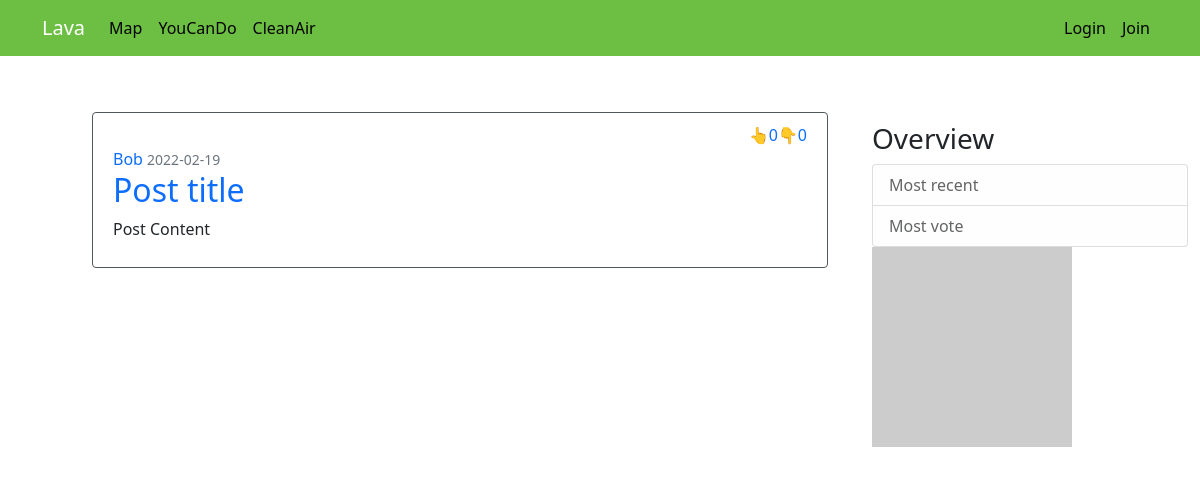
The page /lava on the database as committed earlier.
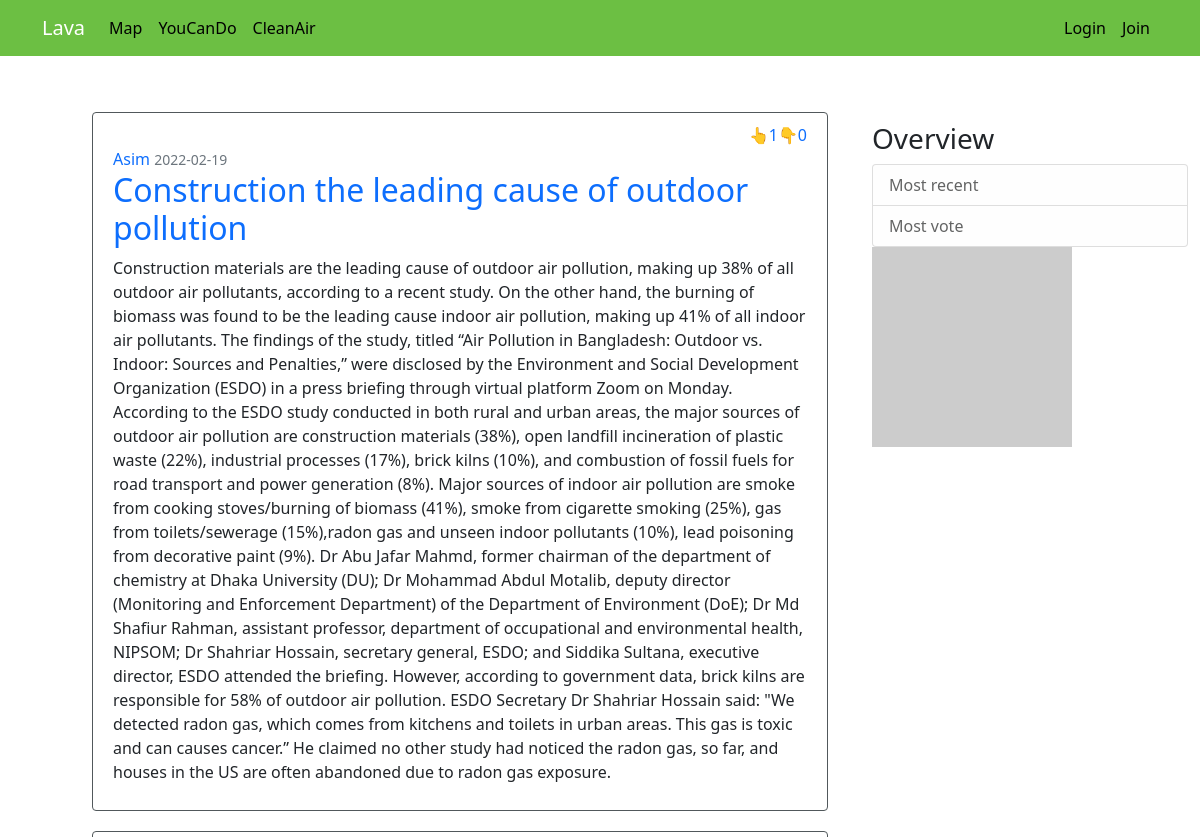
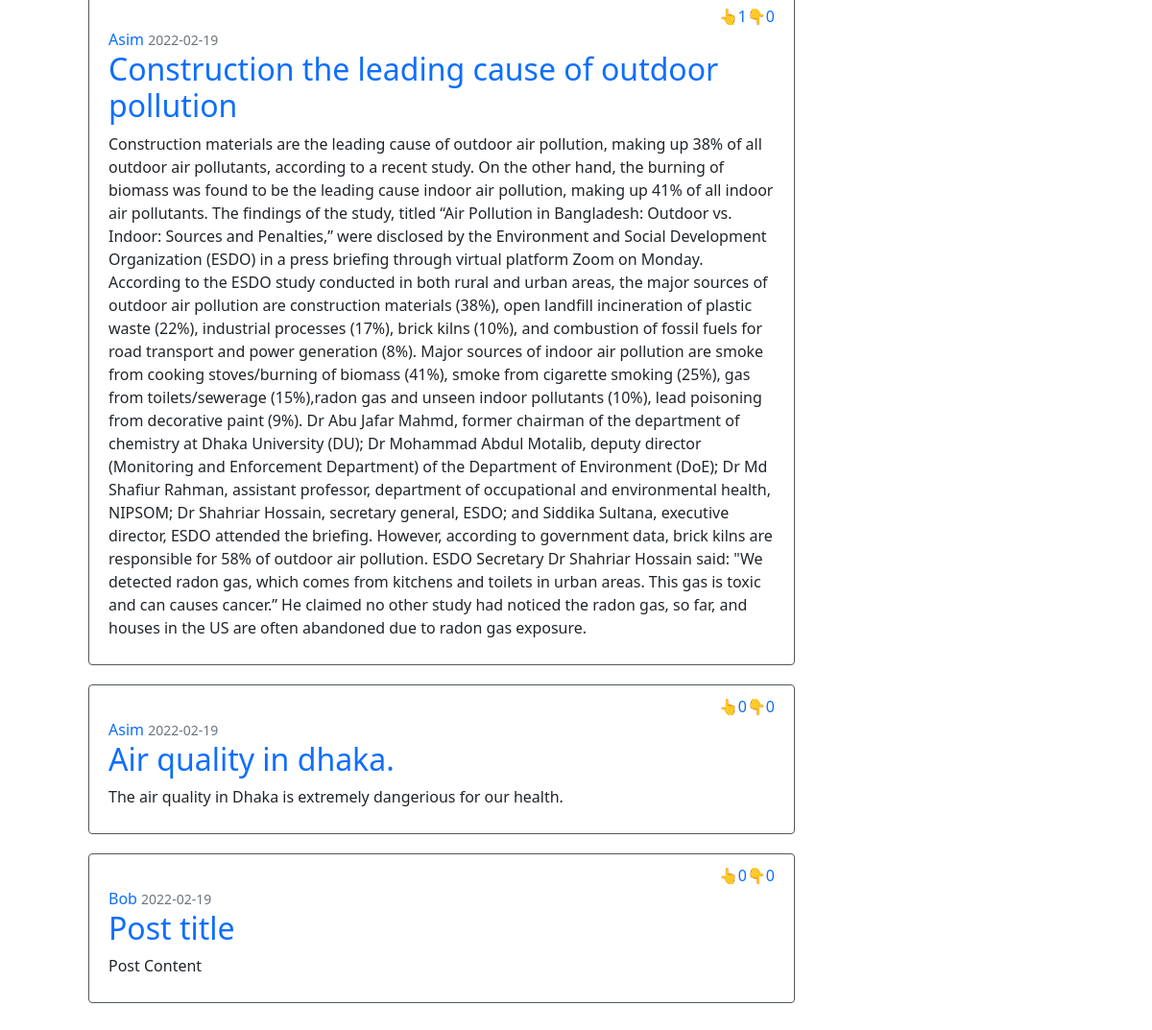
The same page on the database as committed later (2 pictures, top to bottom).
### lava/models/__init__.py (models this page shows, shortened)
class Post(db.Model):
    id = db.Column(db.Integer, primary_key=True)
    title = db.Column(db.String(100), nullable=False)
    date_posted = db.Column(db.DateTime,
        nullable=False, default=datetime.utcnow)
    content = db.Column(db.Text, nullable=False)
    image = db.Column(db.String(100), nullable=False,default='default.jpg')
    up = db.Column(db.Integer,nullable=False,default=0)
    down = db.Column(db.Integer,nullable=False,default=0)
    user_id = db.Column(db.Integer,
        db.ForeignKey('user.id',ondelete="CASCADE"), nullable=False)
    comments = db.relationship('Comment', backref='post', lazy=True)

class User(db.Model, UserMixin):
    id = db.Column(db.Integer, primary_key=True)
    name = db.Column(db.String(50),  nullable=False)
    email = db.Column(db.String(120), unique=True, nullable=False)
    gender = db.Column(db.String(1))
    date = db.Column(db.String(250))
    dp = db.Column(db.String(20))
    password = db.Column(db.String(60), nullable=False)
    posts = db.relationship('Post', backref='author', lazy=True)
    comments = db.relationship('Comment', backref='author', lazy=True)

### lava/main/__init__.py (the view)
@main.route('/')
@main.route('/lava')
def index():
    page = request.args.get('page', 1, type=int)
    posts = Post.query.order_by(Post.date_posted.desc()).paginate(page=page, per_page=5)
    print(posts)
    return render_template('index.html', posts=posts)

### lava/templates/index.html
{% extends "base_index.html" %}
{% block content %}
    {% for post in posts.items %}
        <article class="media content-section">
          <div class="media-body">
            <div class="vote">
              <div class="up">
                <a href="#">
                👆{{post.up}}
                </a>
              </div>
              <div class="down">
                <a href="#">
                👇{{post.down}}
                </a>
              </div>
            </div>
            <div class="article-metadata">
              <a class="mr-2" href="#">{{post.author.name}}</a>
              <small class="text-muted">{{post.date_posted.strftime('%Y-%m-%d')}}</small>
            </div>
            <h2>
              <a class="article-title" href="{{ url_for('posts.post',post_id=post.id) }}">{{post.title}}</a>
            </h2>
            <p class="article-content">{{post.content}}</p>
          </div>
        </article>
    {% endfor %}
{% endblock content %}

Rows that differ between the two databases and show on the page:
added Post: up "1", down "0", author.name "Asim", date_posted "2022-02-19", title "Construction the leading cause of outdoor pollution", content "Construction materials are the leading cause of outdoor air pollution, making up 38% of all outdoor air pollutants, according to a recent study. On the other hand, the burning of biomass was found to be the leading cause indoor air pollution, making up 41% of all indoor air pollutants. The findings of the study, titled “Air Pollution in Bangladesh: Outdoor vs. Indoor: Sources and Penalties,” were disclosed by the Environment and Social Development Organization (ESDO) in a press briefing through virtual platform Zoom on Monday. According to the ESDO study conducted in both rural and urban areas, the major sources of outdoor air pollution are construction materials (38%), open landfill…"
added Post: up "1", down "0", author.name "Asim", date_posted "2022-02-19", title "Construction the leading cause of outdoor pollution", content "Construction materials are the leading cause of outdoor air pollution, making up 38% of all outdoor air pollutants, according to a recent study. On the other hand, the burning of biomass was found to be the leading cause indoor air pollution, making up 41% of all indoor air pollutants. The findings of the study, titled “Air Pollution in Bangladesh: Outdoor vs. Indoor: Sources and Penalties,” were disclosed by the Environment and Social Development Organization (ESDO) in a press briefing through virtual platform Zoom on Monday. According to the ESDO study conducted in both rural and urban areas, the major sources of outdoor air pollution are construction materials (38%), open landfill…"
added Post: up "0", down "0", author.name "Asim", date_posted "2022-02-19", title "Air quality in dhaka.", content "The air quality in Dhaka is extremely dangerious for our health."
